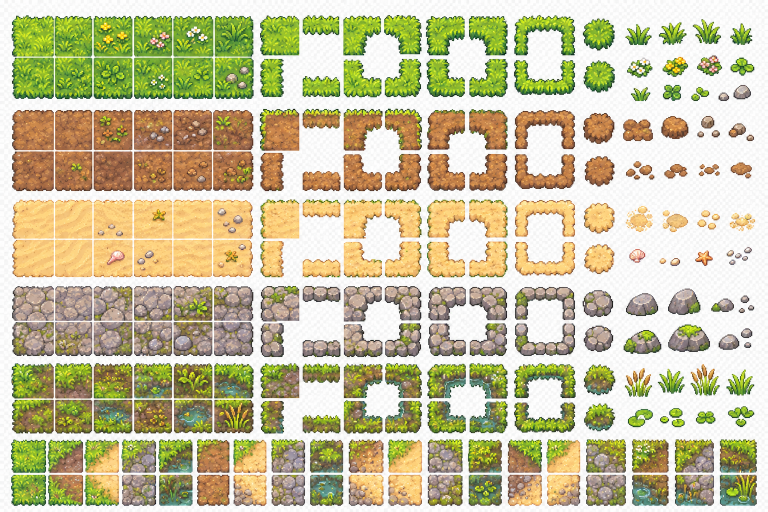
#> input picture assets/source/environment/masters_v1/a01_terrain.png, 1536 x 1024 px (shown at 1/2 size); its folder holds 4 pictures in this run
$ python build_environment.py
#> lines starting #> are read from the running program, lines starting #| are printed output that depends on the picture
"""生成环境候选素材；保留原稿，不声称全量自动拼接完成。"""
from pathlib import Path
from PIL import Image, ImageDraw
import numpy as np
from scipy.ndimage import binary_propagation, label
import hashlib,json
R=Path(__file__).parent; S=R.parent.parent/'source'/'environment'/'masters_v1'; O=R/'sprites'; O.mkdir(exist_ok=True)
images={k:Image.open(S/f'{k}.png').convert('RGBA') for k in ['a01_terrain','a02_water','a03_trees','a04_props','a05_buildings']}
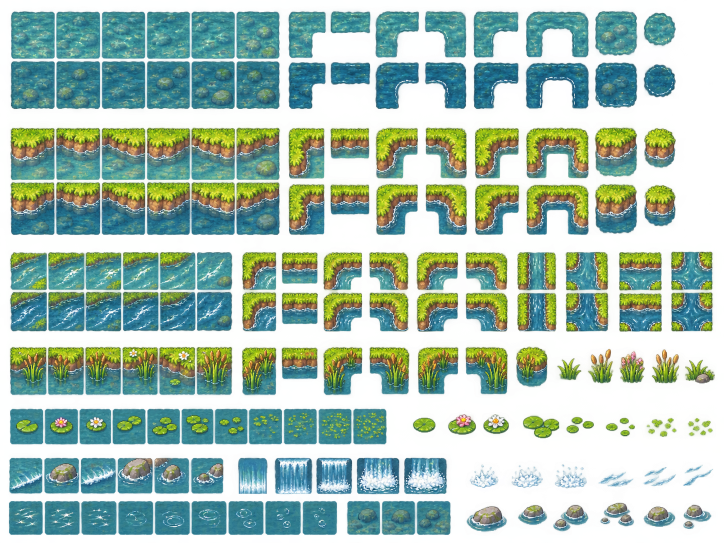
#> input picture assets/source/environment/masters_v1/a02_water.png, 1448 x 1086 px (shown at 1/2 size)
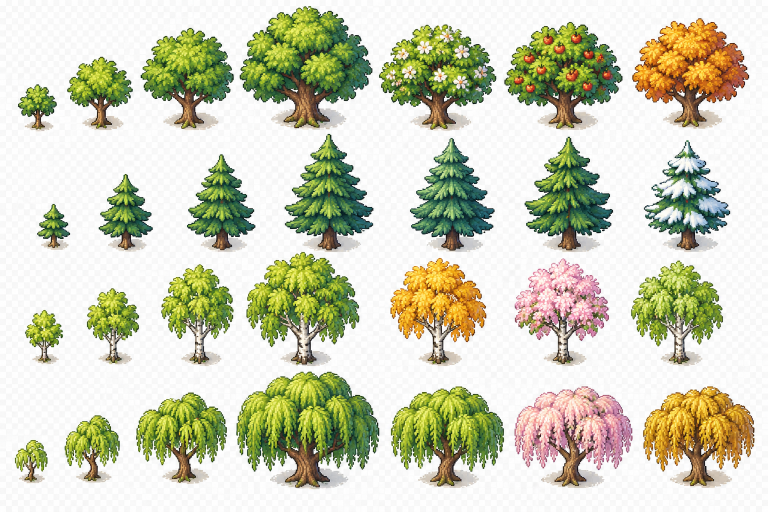
#> input picture assets/source/environment/masters_v1/a03_trees.png, 1536 x 1024 px (shown at 1/2 size)
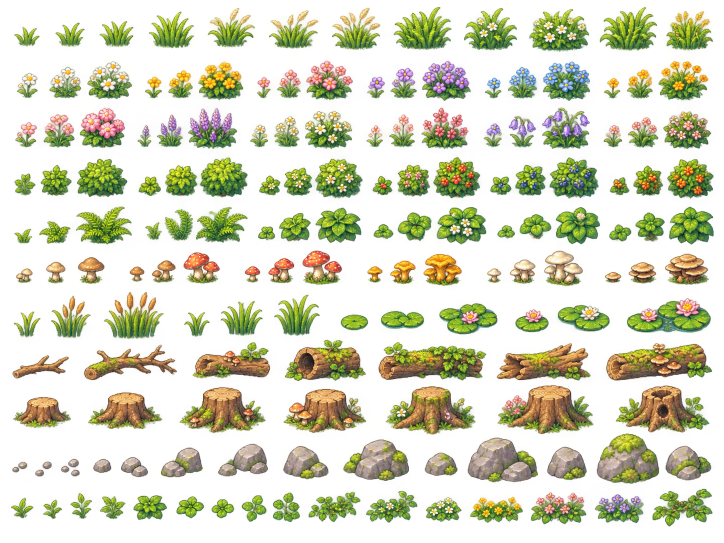
#> input picture assets/source/environment/masters_v1/a04_props.png, 1448 x 1086 px (shown at 1/2 size)
#> (the run stopped early here; a loop or call above may not have finished)
